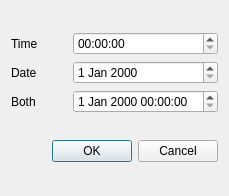
<?xml version="1.0" encoding="UTF-8"?>
<ui version="4.0">
 <class>Dialog</class>
 <widget class="QDialog" name="Dialog">
  <property name="geometry">
   <rect>
    <x>0</x>
    <y>0</y>
    <width>229</width>
    <height>196</height>
   </rect>
  </property>
  <property name="windowTitle">
   <string>Dialog</string>
  </property>
  <layout class="QVBoxLayout" name="verticalLayout">
   <item>
    <layout class="QGridLayout" name="gridLayout">
     <item row="0" column="0">
      <widget class="QLabel" name="label">
       <property name="text">
        <string>Time</string>
       </property>
      </widget>
     </item>
     <item row="0" column="1">
      <widget class="QTimeEdit" name="timeEdit"/>
     </item>
     <item row="1" column="0">
      <widget class="QLabel" name="label_2">
       <property name="text">
        <string>Date</string>
       </property>
      </widget>
     </item>
     <item row="1" column="1">
      <widget class="QDateEdit" name="dateEdit"/>
     </item>
     <item row="2" column="0">
      <widget class="QLabel" name="label_3">
       <property name="text">
        <string>Both</string>
       </property>
      </widget>
     </item>
     <item row="2" column="1">
      <widget class="QDateTimeEdit" name="dateTimeEdit"/>
     </item>
    </layout>
   </item>
   <item>
    <widget class="QDialogButtonBox" name="buttonBox">
     <property name="standardButtons">
      <set>QDialogButtonBox::Cancel|QDialogButtonBox::Ok</set>
     </property>
    </widget>
   </item>
  </layout>
 </widget>
 <resources/>
 <connections/>
</ui>
